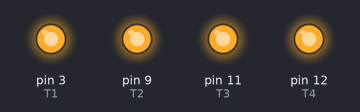
Bench run of a sketch on a simulated Arduino Uno, built with avr-gcc and run on an emulated ATmega328P. Shown: output pins drawn as LEDs (lit = HIGH).

Above: at 0.5 s.
At 2.5 s:
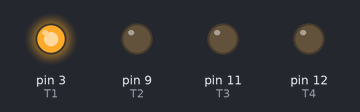
At 4.5 s:
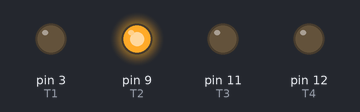
At 6.5 s:
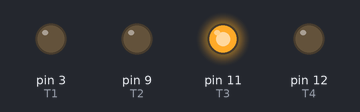
At 8.5 s:
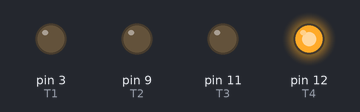
At 11.5 s:
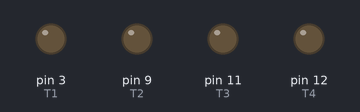
Timing chart, 0 to 13.0 s (numbered marks = the images above):
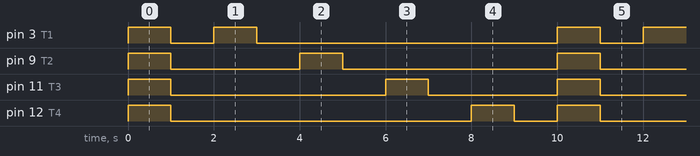

The sketch:

ubatubino_sample1.pde
```cpp
#define T1 3
#define T2 9
#define T3 11
#define T4 12

void setup() {
  pinMode(T1,OUTPUT);
  pinMode(T2,OUTPUT);
  pinMode(T3,OUTPUT);
  pinMode(T4,OUTPUT);
}

void loop() {
  digitalWrite(T1, HIGH);
  digitalWrite(T2, HIGH);
  digitalWrite(T3, HIGH);
  digitalWrite(T4, HIGH);
  delay(1000);
  digitalWrite(T1, LOW);
  digitalWrite(T2, LOW);
  digitalWrite(T3, LOW);
  digitalWrite(T4, LOW);
  delay(1000);

  digitalWrite(T1, HIGH);
  delay(1000);
  digitalWrite(T1, LOW);
  delay(1000);
  digitalWrite(T2, HIGH);
  delay(1000);
  digitalWrite(T2, LOW);
  delay(1000);
  digitalWrite(T3, HIGH);
  delay(1000);
  digitalWrite(T3, LOW);
  delay(1000);
  digitalWrite(T4, HIGH);
  delay(1000);
  digitalWrite(T4, LOW);
  delay(1000);


}
```

Measured:
- by itself, pin 3 (T1): repeats every 10.0 s: LOW 1.0 s, HIGH 1.0 s, LOW 7.0 s, HIGH 1.0 s
- by itself, pin 9 (T2): repeats every 10.0 s: LOW 3.0 s, HIGH 1.0 s, LOW 5.0 s, HIGH 1.0 s
- by itself, pin 11 (T3): repeats every 10.0 s: LOW 5.0 s, HIGH 1.0 s, LOW 3.0 s, HIGH 1.0 s
- by itself, pin 12 (T4): repeats every 10.0 s: LOW 7.0 s, HIGH 1.0 s, LOW 1.0 s, HIGH 1.0 s
